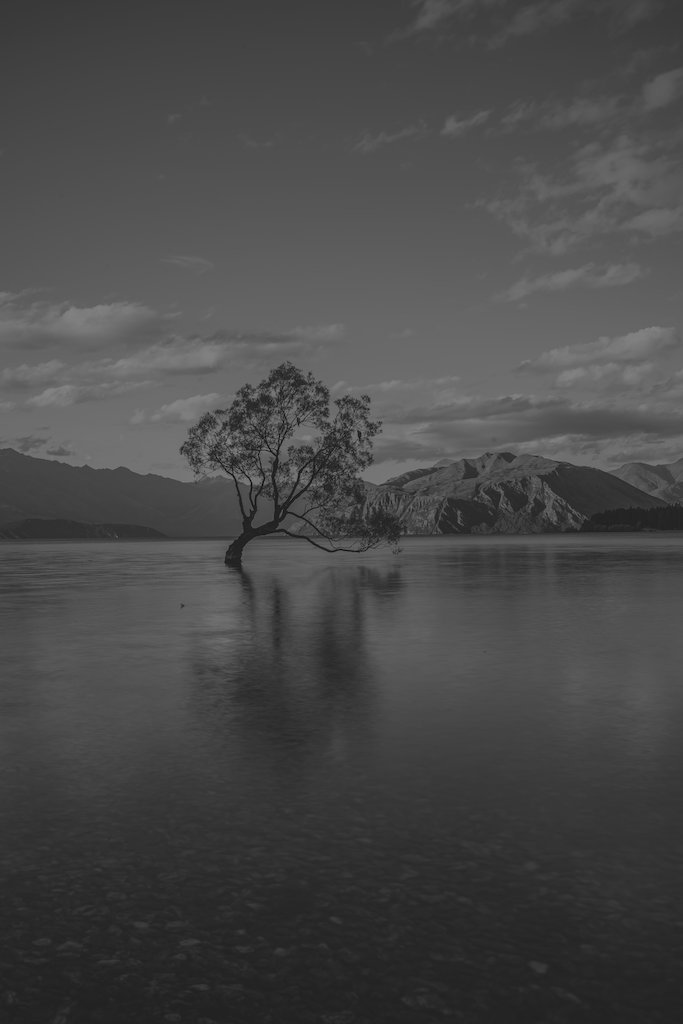
%> input picture lab3/lab3/assets/lake&tree.png, 683 x 1024 px
$ octave lab3_task7.m   (GNU Octave 9; MATLAB toolbox functions it lacks are replaced by stand-ins)
%> lines starting %> are read from the running program, lines starting %| are printed output that depends on the picture
clear all; close all; clc;

%% Challenge 1: Improve Lake & Tree contrast
img_lake = imread('assets/lake&tree.png');
%> img_lake is the input picture: size 1024x683 uint8; min 0, max 135, mean 72.5

img_lake_en = histeq(img_lake);
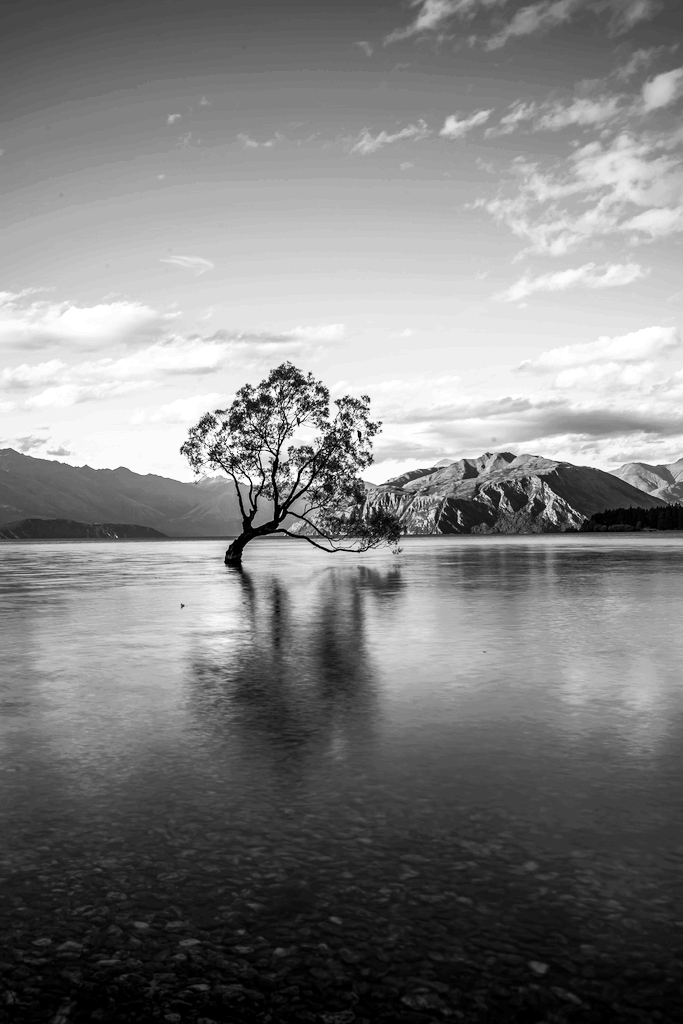
%> img_lake_en: size 1024x683 uint8; min 0, max 255, mean 127

%% Challenge 2: Find edges of circles
img_circles = imread('assets/circles.tif');
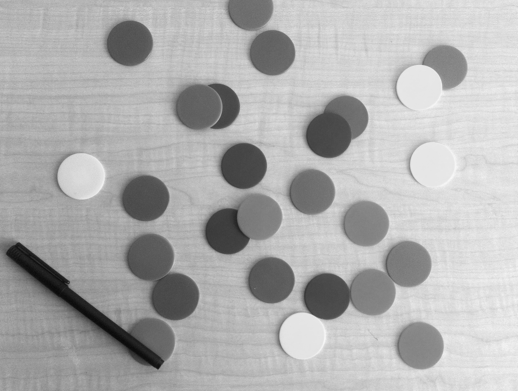
%> input picture lab3/lab3/assets/circles.tif, 518 x 391 px
%> img_circles is the input picture: size 391x518 uint8; min 10, max 247, mean 174.9

w_sobel = fspecial('sobel');
img_edges = imfilter(double(img_circles), w_sobel);
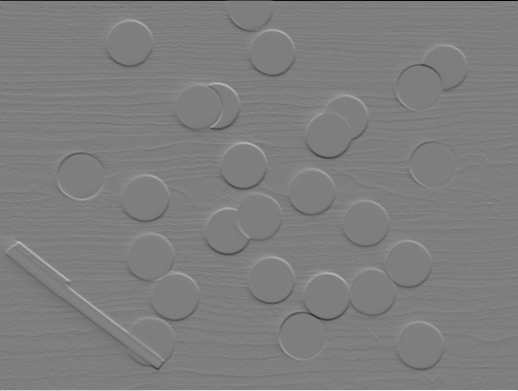
%> img_edges: size 391x518 double; min -916, max 928, mean 0.1; drawn with min black and max white

%% Display all results
figure;
subplot(2,2,1); imshow(img_lake); title('Original Lake');
subplot(2,2,2); imshow(img_lake_en); title('Enhanced Lake');
subplot(2,2,3); imshow(img_circles); title('Original Circles');
subplot(2,2,4); imshow(uint8(abs(img_edges))); title('Sobel Edges');
%> after `imshow(uint8(abs(img_edges)))`:
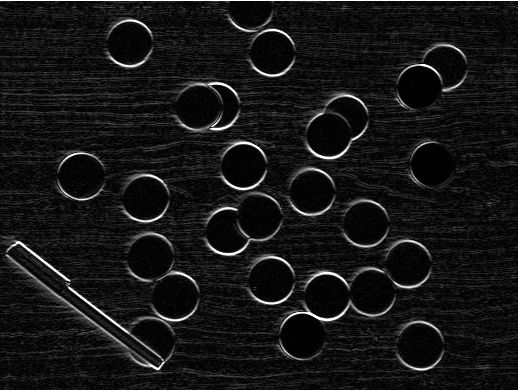
%> displayed picture: size 391x518, on the screen's scale of 0 to 255; min 0, max 255, mean 22.1

%% Challenge 3: Improve Office lighting
img_office = imread('assets/office.jpg');
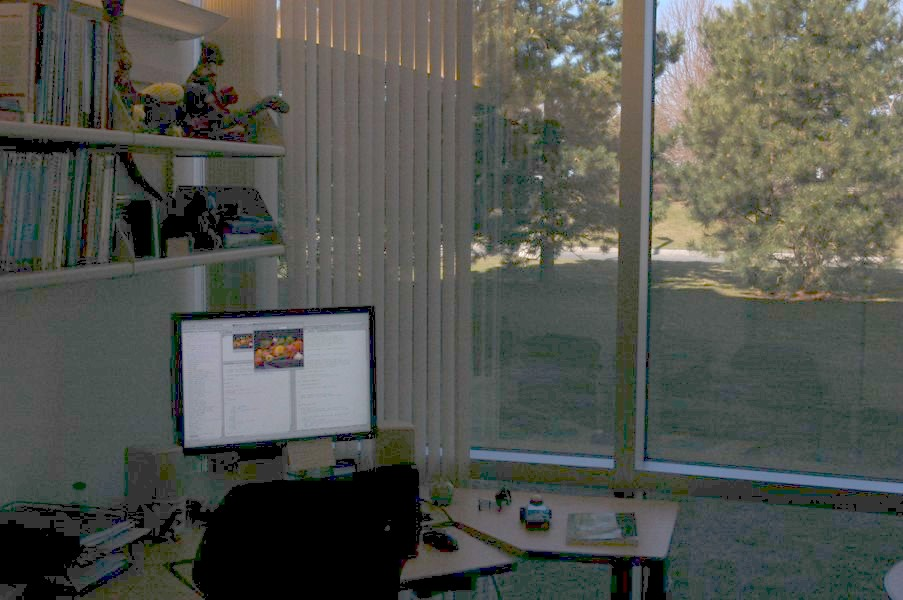
%> input picture lab3/lab3/assets/office.jpg, 903 x 600 px
%> img_office is the input picture: size 600x903x3 uint8; mean R, G, B 83.4, 85.5, 79.4

% Using Gamma correction (gamma < 1 to brighten shadows)
img_office_en = imadjust(img_office, [], [], 0.5);
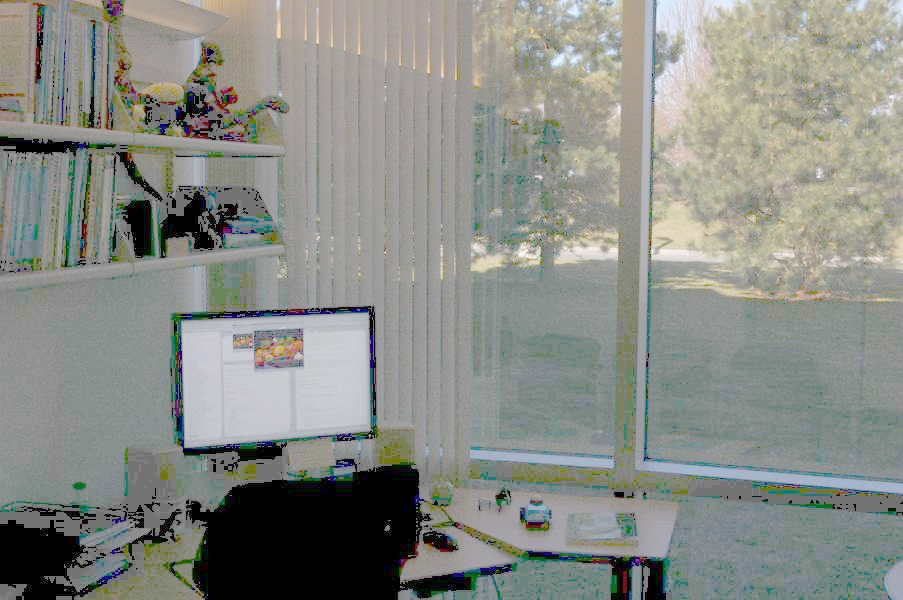
%> img_office_en: size 600x903x3 uint8; mean R, G, B 137.2, 140, 134.2

figure;
imshowpair(img_office, img_office_en, 'montage');
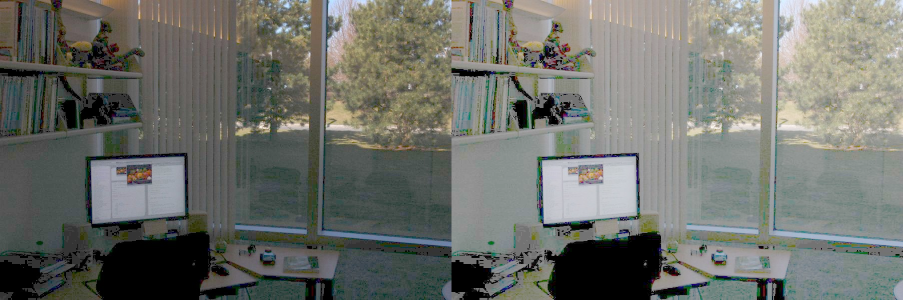
%> displayed picture: size 600x1806x3, on the screen's scale of 0 to 255 (shown at 1/2 size); mean R, G, B 110.3, 112.7, 106.8
title('Original Office vs Enhanced Lighting');
